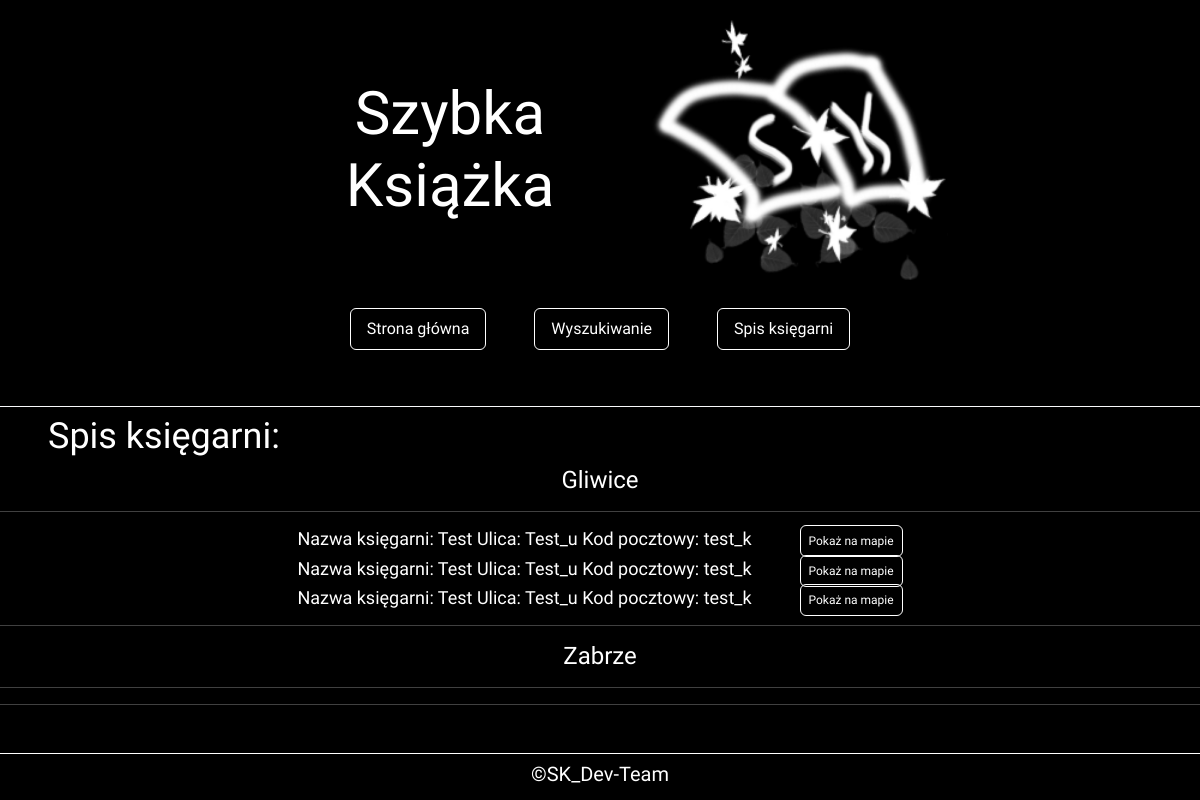
The app's page /spis_ksiegarni.php, older data.
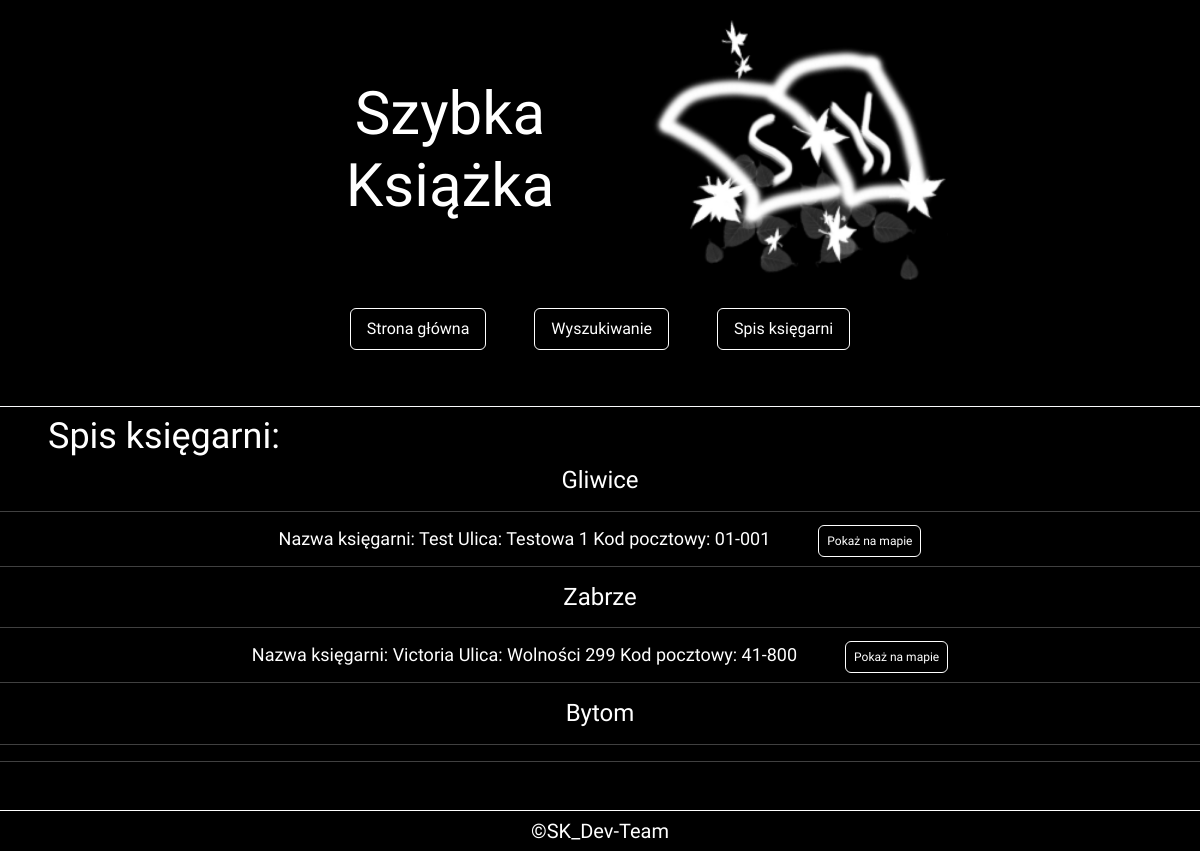
The same page, newer data.
### tables this page shows
CREATE TABLE `miasta` (
  `id_miasta` int(11) NOT NULL,
  `nazwa` char(45) DEFAULT NULL,
  `id_woj` int(11) NOT NULL
);

CREATE TABLE `ksiegarnie` (
  `id_ksiegarni` int(11) NOT NULL,
  `nazwa` char(45) DEFAULT NULL,
  `id_miasta` int(11) NOT NULL,
  `ulica` char(45) DEFAULT NULL,
  `kod_pocztowy` char(10) DEFAULT NULL,
  `mapa` longtext NOT NULL
);

### spis_ksiegarni.php (the view, shortened to what this page needs)
<?php
    $con = mysqli_connect("localhost","root","","sk_db");
?>
<!doctype html>
<html lang="pl">
  <head>
    <link href="https://cdn.jsdelivr.net/npm/bootstrap@5.3.3/dist/css/bootstrap.min.css" rel="stylesheet">
    <link rel="stylesheet" href="css/main.css">
  </head>
  <body>
  <header  class=" d-flex justify-content-center border-bottom border-light align-items-center flex-wrap" >
    <h1 class="w-25 mx-5 my-5 text-wrap text-center">Szybka Książka</h1>
    <img class="w-25" src="img/LOGO - Copy.png" alt="Logo witryny">
  <nav class="nav d-flex justify-content-center align-items-center w-50 mb-5">
  <a class=" rounded nav-link border border-white active me-5 my-2 text-white" aria-current="page" href="index.php">Strona główna</a>
  <a class="rounded nav-link border border-white me-5 my-2 text-white" href="wyszukiwanie.php">Wyszukiwanie</a>
  <a class="rounded nav-link border border-white  my-2 text-white" href="#">Spis księgarni</a>
</nav>
</header>
    <main class="mb-5">
    <h2 class='ms-5 mt-2'>Spis księgarni:</h2>
    <?php
    $miasto = $con->query("select * from miasta");
    while($rekord = $miasto->fetch_assoc()){
        echo "<h3 class='text-center'>" . $rekord['nazwa'] . "</h3>";
        echo "<hr>";
        $ksiegarnie = $con->query("select * from ksiegarnie where id_miasta =" . $rekord['id_miasta']);
        while($rekord_pod = $ksiegarnie->fetch_assoc()){
          echo "<h4 class='text-center'>Nazwa księgarni: " . $rekord_pod['nazwa'];
          echo " Ulica: ". $rekord_pod['ulica'];
          echo " Kod pocztowy: ".$rekord_pod['kod_pocztowy'];
          echo "<a href='" .$rekord_pod['mapa'] . "' target='_blank' class='rounded border border-white ms-5 p-2'>" . "Pokaż na mapie</a>" . "</h4>";
      }
      echo "<hr>";
      }
    ?>
    </main>
    <footer class="border-top border-white"><h5 class="text-center mt-2">&copy;SK_Dev-Team</h5></footer>
  </body>
</html>

### css/main.css (style rules this page uses)
body { background-color: black; }
* { color: white; font-family: "Clicker Script", cursive; }
h1 { font-size: 5vw; }
h2 { font-size: 3vw; }
h3 { font-size: 2vw; }
h4 { font-size: 1.5vw; }
a { color: white; text-decoration: none; font-size: 1vw; }

Row changes from the older to the newer data that the page shows:
removed ksiegarnie: nazwa "Test", ulica "Test_u", kod_pocztowy "test_k", shown under miasta "Gliwice"
removed ksiegarnie: nazwa "Test", ulica "Test_u", kod_pocztowy "test_k", shown under miasta "Gliwice"
removed ksiegarnie: nazwa "Test", ulica "Test_u", kod_pocztowy "test_k", shown under miasta "Gliwice"
added ksiegarnie: nazwa "Test", ulica "Testowa 1", kod_pocztowy "01-001", shown under miasta "Gliwice"
added ksiegarnie: nazwa "Victoria", ulica "Wolności 299", kod_pocztowy "41-800", shown under miasta "Zabrze"
added miasta: nazwa "Bytom"
